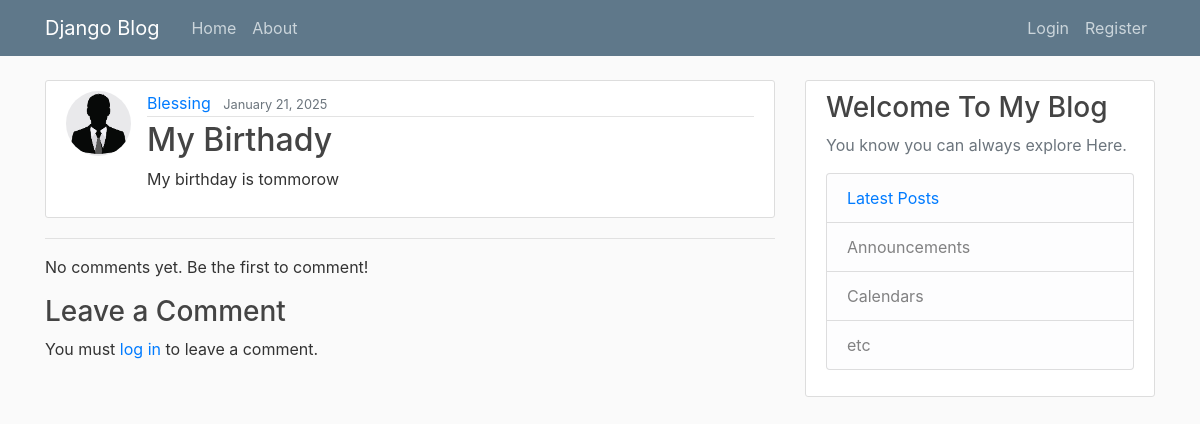
Screenshot of /post/11/ with the database file from the repository.
### blog_app/models.py (models this page shows, shortened)
class Post(models.Model):
    title = models.CharField(max_length=100)
    content = models.TextField()
    date_posted = models.DateTimeField(default=timezone.now)
    author = models.ForeignKey(User, on_delete=models.CASCADE)
    class Meta:
        ordering = ['-date_posted']

### users/models.py (models this page shows, shortened)
class Profile(models.Model):
    user = models.OneToOneField(User, on_delete=models.CASCADE)
    image = models.ImageField(default= 'default.jpg', upload_to='profile_pics')

### blog_app/views.py (the view)
# urls.py: path('post/<int:pk>/', PostDetailView.as_view(), name = 'post_detail'),
class PostDetailView(DetailView):
    model = Post

### blog_app/templates/blog_app/post_detail.html (shortened to what this page needs)
{% extends 'blog_app/base.html' %}
{% block content %}
    <article class="media content-section">
      <img class="rounded-circle article-img" src="{{object.author.profile.image.url}}" alt="">
        <div class="media-body">
          <div class="article-metadata">
            <a class="mr-2" href="{% url 'user_posts' object.author.username %}">{{ object.author }}</a>
            <small class="text-muted">{{object.date_posted|date:"F d, Y" }}</small>
          </div>
          <h2 class="article-title">{{ object.title }}</h2>
          <p class="article-content">{{ object.content }}</p>
        </div>
      </article>
<hr>
{% for comment in comments %}
    <div>
        <strong>{{ comment.user.username }}</strong> on {{ comment.created_at|date:"F j, Y, g:i a" }}
        <p>{{ comment.content }}</p>
    </div>
    <hr>
{% empty %}
    <p>No comments yet. Be the first to comment!</p>
{% endfor %}
<h3>Leave a Comment</h3>
{% if user.is_authenticated %}
    <form method="post">
      {% csrf_token %}
      {{ form.as_p }}
      <button type="submit">Add Comment</button>
    </form>
{% else %}
    <p>You must <a href="{% url 'login' %}">log in</a> to leave a comment.</p>
{% endif %}
{% endblock %}

### blog_app/static/blog_app/main.css (style rules this page uses)
body { background: #fafafa; color: #333333; margin-top: 5rem; }
h1, h2, h3, h4, h5, h6 { color: #444444; }
.content-section { background: #ffffff; padding: 10px 20px; border: 1px solid #dddddd; border-radius: 3px; margin-bottom: 20px; }
.article-title { color: #444444; }
.article-content { white-space: pre-line; }
.article-img { height: 65px; width: 65px; margin-right: 16px; }
.article-metadata { padding-bottom: 1px; margin-bottom: 4px; border-bottom: 1px solid #e3e3e3 }

### rows the page displays
Post: author.profile.image (picture), author "Blessing", date_posted "January 21, 2025", title "My Birthady", content "My birthday is tommorow"
